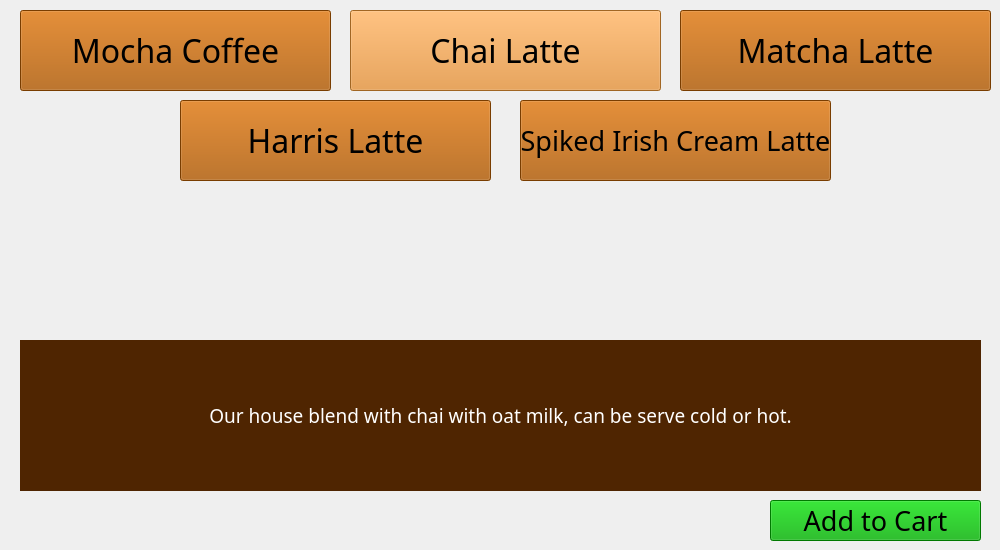
      <widget class="QWidget" name="coffee2_chaiLatte">
       <widget class="QPushButton" name="pushButton_coffee2to5">
        <property name="geometry">
         <rect>
          <x>520</x>
          <y>100</y>
          <width>311</width>
          <height>81</height>
         </rect>
        </property>
        <property name="font">
         <font>
          <family>Bernard MT Condensed</family>
          <pointsize>20</pointsize>
         </font>
        </property>
        <property name="styleSheet">
         <string notr="true">background-color: rgb(170, 85, 0);</string>
        </property>
        <property name="text">
         <string>Spiked Irish Cream Latte</string>
        </property>
       </widget>
       <widget class="QPushButton" name="pushButton_coffee2to1">
        <property name="geometry">
         <rect>
          <x>20</x>
          <y>10</y>
          <width>311</width>
          <height>81</height>
         </rect>
        </property>
        <property name="font">
         <font>
          <family>Bernard MT Condensed</family>
          <pointsize>24</pointsize>
         </font>
        </property>
        <property name="styleSheet">
         <string notr="true">background-color: rgb(170, 85, 0);</string>
        </property>
        <property name="text">
         <string>Mocha Coffee</string>
        </property>
       </widget>
       <widget class="QPushButton" name="pushButton_coffee2to4">
        <property name="geometry">
         <rect>
          <x>180</x>
          <y>100</y>
          <width>311</width>
          <height>81</height>
         </rect>
        </property>
        <property name="font">
         <font>
          <family>Bernard MT Condensed</family>
          <pointsize>24</pointsize>
         </font>
        </property>
        <property name="styleSheet">
         <string notr="true">background-color: rgb(170, 85, 0);</string>
        </property>
        <property name="text">
         <string>Harris Latte</string>
        </property>
       </widget>
       <widget class="QPushButton" name="pushButton_coffee2to3">
        <property name="geometry">
         <rect>
          <x>680</x>
          <y>10</y>
          <width>311</width>
          <height>81</height>
         </rect>
        </property>
        <property name="font">
         <font>
          <family>Bernard MT Condensed</family>
          <pointsize>24</pointsize>
         </font>
        </property>
        <property name="styleSheet">
         <string notr="true">background-color: rgb(170, 85, 0);</string>
        </property>
        <property name="text">
         <string>Matcha Latte</string>
        </property>
       </widget>
       <widget class="QLabel" name="label_18">
        <property name="geometry">
         <rect>
          <x>20</x>
          <y>340</y>
          <width>961</width>
          <height>151</height>
         </rect>
        </property>
        <property name="font">
         <font>
          <family>Bernard MT Condensed</family>
          <pointsize>14</pointsize>
         </font>
        </property>
        <property name="styleSheet">
         <string notr="true">background-color: rgb(79, 37, 1);
color: rgb(255, 255, 255);</string>
        </property>
        <property name="text">
         <string>Our house blend with chai with oat milk, can be serve cold or hot.</string>
        </property>
        <property name="alignment">
         <set>Qt::AlignCenter</set>
        </property>
       </widget>
       <widget class="QPushButton" name="pushButton_coffeeToModify_38">
        <property name="geometry">
         <rect>
          <x>350</x>
          <y>10</y>
          <width>311</width>
          <height>81</height>
         </rect>
        </property>
        <property name="font">
         <font>
          <family>Bernard MT Condensed</family>
          <pointsize>24</pointsize>
         </font>
        </property>
        <property name="styleSheet">
         <string notr="true">background-color: rgb(226, 143, 49);</string>
        </property>
        <property name="text">
         <string>Chai Latte</string>
        </property>
       </widget>
       <widget class="QPushButton" name="pushButton_coffee2toCart">
        <property name="geometry">
         <rect>
          <x>770</x>
          <y>500</y>
          <width>211</width>
          <height>41</height>
         </rect>
        </property>
        <property name="font">
         <font>
          <family>Bernard MT Condensed</family>
          <pointsize>20</pointsize>
         </font>
        </property>
        <property name="styleSheet">
         <string notr="true">background-color: rgb(0, 170, 0);
color: rgb(0, 0, 0);</string>
        </property>
        <property name="text">
         <string>Add to Cart</string>
        </property>
       </widget>
      </widget>
